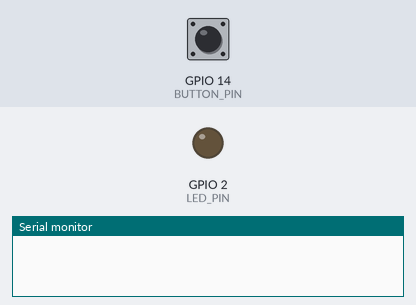
The program below on a simulated ESP32. Shown: output pins drawn as LEDs (lit = HIGH), the last lines printed to the serial monitor. The inputs (shaded band) are chosen by the test bench; at power-on: GPIO 14 (BUTTON_PIN) HIGH.

Above: at 1.2 s.
1.3 s: GPIO 14 (BUTTON_PIN) pulled LOW for 1 s
At 2.9 s:
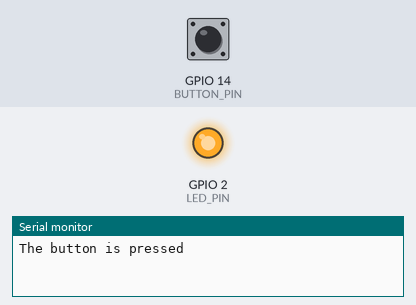
3.8 s: GPIO 14 (BUTTON_PIN) pulled LOW for 3.2 s
At 4.9 s:
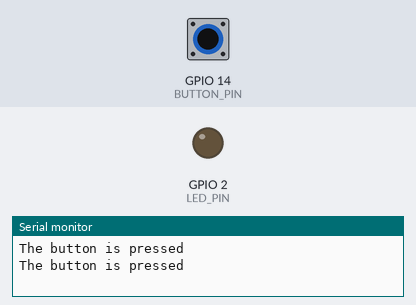
Timing chart, 0 to 6.8 s (numbered marks = the images above; inputs shaded):
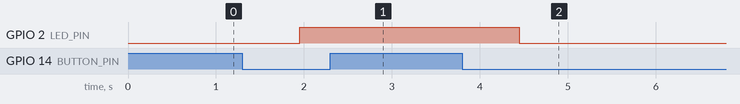

The program:

main.cpp
```cpp
#include <Arduino.h>
#include <ezButton.h>

/// constants won't change
const int BUTTON_PIN = 14; // the number of the pushbutton pin
const int LED_PIN    = 2; // the number of the LED pin

ezButton button(BUTTON_PIN);  // create ezButton object that attach to pin 7;

// variables will change:
int ledState = LOW;   // the current state of LED

void setup() {
  Serial.begin(9600);         // initialize serial
  pinMode(LED_PIN, OUTPUT);   // set arduino pin to output mode
  button.setDebounceTime(650); // set debounce time to 50 milliseconds
}

void loop() {
  button.loop(); // MUST call the loop() function first

  if(button.isPressed()) {
    Serial.println("The button is pressed");

    // toggle state of LED
    ledState = !ledState;

    // control LED arccoding to the toggleed sate
    digitalWrite(LED_PIN, ledState);
  }
}


// const int BUTTON_PIN = 14; // Arduino pin connected to button's pin
// const int LED_PIN    = LED_BUILTIN; // Arduino pin connected to LED's pin

// // variables will change:
// int ledState = LOW;     // the current state of LED
// int lastButtonState;    // the previous state of button
// int currentButtonState; // the current state of button

// void setup() {
//   Serial.begin(115200);                // initialize serial
//   pinMode(BUTTON_PIN, INPUT_PULLUP); // set arduino pin to input pull-up mode
//   pinMode(LED_PIN, OUTPUT);          // set arduino pin to output mode

//   currentButtonState = digitalRead(BUTTON_PIN);
// }

// void loop() {
//   lastButtonState    = currentButtonState;      // save the last state
//   currentButtonState = digitalRead(BUTTON_PIN); // read new state

//   if(lastButtonState == HIGH && currentButtonState == LOW) {
//     Serial.println("The button is pressed");

//     // toggle state of LED
//     ledState = !ledState;

//     // control LED arccoding to the toggled state
//     digitalWrite(LED_PIN, ledState);
//   }
// }


/*
#define BUTTON_PIN
#define LED_PIN LED_BUILTIN
void setup(void) {

   pinMode(BUTTON_PIN, INPUT_PULLUP);
   pinMode(LED_PIN,OUTPUT);

   Serial.begin(250000);
}

#define STATE_WAIT_KEY  0
#define STATE_CHECK_KEY 1
#define STATE_WAIT_KEY_RELEASE 2

void loop(void) {
static byte state = STATE_WAIT_KEY;
static uint32_t startKeyPress,stopKeyPress;

   byte b = !digitalRead(BUTTON_PIN);          // Pulled up so zero = hit.

   if (state == STATE_WAIT_KEY && b==1) {
      startKeyPress = millis();
      state = STATE_CHECK_KEY;
   }

   // After n milliseconds, is the key still pressed?
   if (state == STATE_CHECK_KEY && ( millis()-startKeyPress) > 30) {
       if (b==1) {
          Serial.print("Key pressed ");   Serial.println(millis());
          state = STATE_WAIT_KEY_RELEASE;
       } else state = STATE_WAIT_KEY;
   }

   if (state == STATE_WAIT_KEY_RELEASE && b==0) state = STATE_WAIT_KEY;
}
*/
```

Measured:
- after the input at 1.3 s, GPIO 2 (LED_PIN): LOW → HIGH after 0.65 s
- after the input at 3.8 s, GPIO 2 (LED_PIN): HIGH → LOW after 0.65 s
